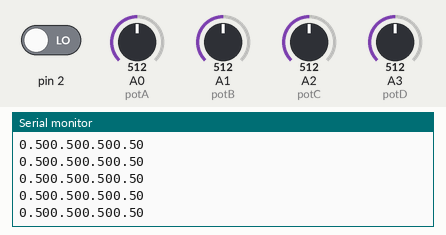
A sketch run on a simulated Arduino Uno, built with avr-gcc and run on an emulated ATmega328P. Shown: the last lines printed to the serial monitor. The inputs (shaded band) are chosen by the test bench; at power-on: pin 2 LOW, A0 (potA) = 512, A1 (potB) = 512, A2 (potC) = 512, A3 (potD) = 512.

Above: at 1.2 s.
1.3 s: pin 2 driven HIGH
At 2.3 s:
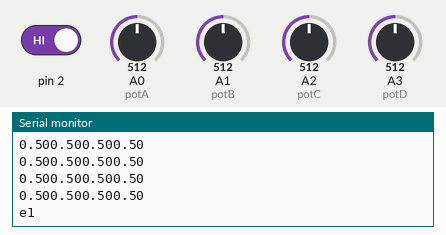
2.8 s: pin 2 driven LOW
At 3.7 s:
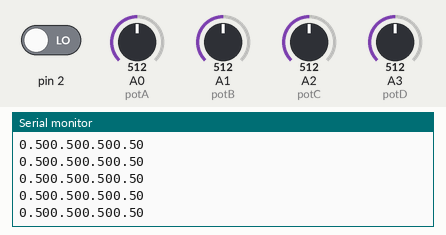
4.3 s: A0 (potA) set to 716
At 5.4 s:
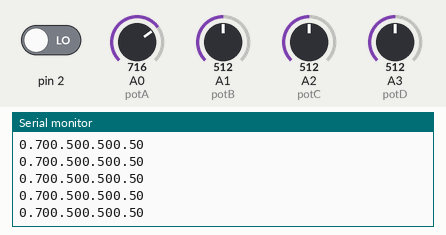
5.8 s: A1 (potB) set to 716
At 6.8 s:
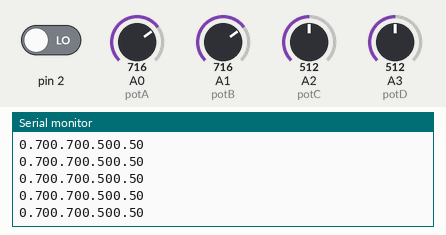
7.3 s: A2 (potC) set to 716
At 8.0 s:
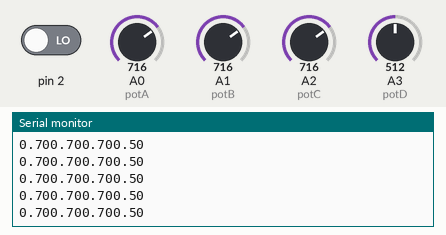
8.8 s: A3 (potD) set to 716
At 9.5 s:
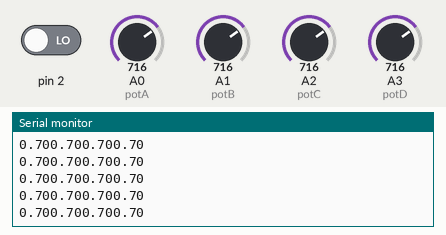
Timing chart, 0 to 11.3 s (numbered marks = the images above; inputs shaded):
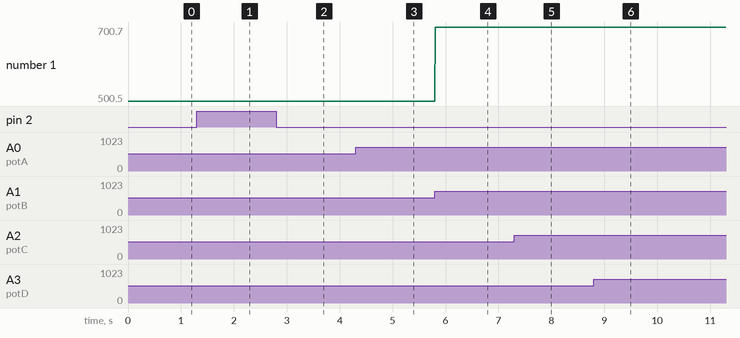

The sketch:

Mixer.ino
```cpp
// Set up all Variables
int potA = A0;
int potB = A1;
int potC = A2;
int potD = A3;
bool mute = false;
bool isMuted = false;


// Setup Serial and Input pin
void setup() {

  Serial.begin(57600);
  pinMode(2, INPUT);

}


// Main loop
void loop() {

  // Send potA data through serial

  // Sends a 2 demimal float value from 0 to 1
  Serial.print(String(float(map(analogRead(potA), 0, 1023, 0, 1000))/1000));

  // Send potB data through serial

  // Sends a 2 demimal float value from 0 to 1
  Serial.print(String(float(map(analogRead(potB), 0, 1023, 0, 1000))/1000));

  // Send potC data through serial

  // Sends a 2 demimal float value from 0 to 1
  Serial.print(String(float(map(analogRead(potC), 0, 1023, 0, 1000))/1000));

  // Send potD data through serial

  // Sends a 2 demimal float value from 0 to 1
  Serial.print(String(float(map(analogRead(potD), 0, 1023, 0, 1000))/1000));
  // Ends the line
  Serial.print("\n");

  // Handles the mutting by the push button
  while (digitalRead(2) == HIGH)
  {
      // Sends a value with prefix "e" to determine when to mute the speakers
      if (isMuted == false)
      {
        mute = !mute;

        Serial.print("e");
        Serial.print(mute);
        Serial.print("\n");

      }
      isMuted = true;

 }

  isMuted = false;

  delay(5);


}
```

Measured:
- after the input at 1.3 s, the serial monitor: prints a new line at once (image 1)
- after the input at 4.3 s, the serial monitor: prints a new line at once (image 3)
- after the input at 5.8 s, the serial monitor: prints a new line at once (image 4)
- after the input at 7.3 s, the serial monitor: prints a new line at once (image 5)
- after the input at 8.8 s, the serial monitor: prints a new line at once (image 6)
- plotted number 1: 500.5 → 700.5 after the input at 5.8 s, 700.5 → 700.7 after the input at 7.3 s
